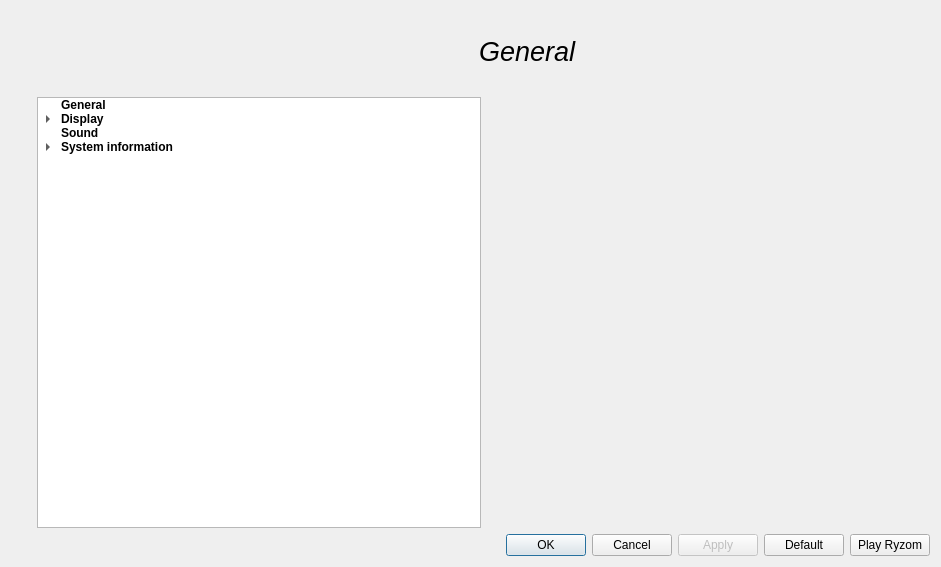
<?xml version="1.0" encoding="UTF-8"?>
<ui version="4.0">
 <class>client_config_dialog</class>
 <widget class="QDialog" name="client_config_dialog">
  <property name="geometry">
   <rect>
    <x>0</x>
    <y>0</y>
    <width>941</width>
    <height>567</height>
   </rect>
  </property>
  <property name="sizePolicy">
   <sizepolicy hsizetype="Preferred" vsizetype="Preferred">
    <horstretch>0</horstretch>
    <verstretch>0</verstretch>
   </sizepolicy>
  </property>
  <property name="windowTitle">
   <string>Ryzom Configuration</string>
  </property>
  <layout class="QHBoxLayout" name="horizontalLayout_4">
   <item>
    <layout class="QVBoxLayout" name="verticalLayout">
     <item>
      <widget class="QLabel" name="leftBitmapLabel">
       <property name="enabled">
        <bool>true</bool>
       </property>
       <property name="text">
        <string/>
       </property>
       <property name="pixmap">
        <pixmap resource="resources.qrc">:/resources/left_bitmap_0.png</pixmap>
       </property>
      </widget>
     </item>
     <item>
      <spacer name="verticalSpacer">
       <property name="orientation">
        <enum>Qt::Vertical</enum>
       </property>
       <property name="sizeHint" stdset="0">
        <size>
         <width>20</width>
         <height>28</height>
        </size>
       </property>
      </spacer>
     </item>
    </layout>
   </item>
   <item>
    <layout class="QVBoxLayout" name="verticalLayout_3">
     <item>
      <layout class="QHBoxLayout" name="horizontalLayout_3">
       <item>
        <widget class="QLabel" name="topleftIcon">
         <property name="text">
          <string/>
         </property>
         <property name="pixmap">
          <pixmap resource="resources.qrc">:/resources/general_icon.png</pixmap>
         </property>
        </widget>
       </item>
       <item>
        <spacer name="horizontalSpacer">
         <property name="orientation">
          <enum>Qt::Horizontal</enum>
         </property>
         <property name="sizeHint" stdset="0">
          <size>
           <width>118</width>
           <height>20</height>
          </size>
         </property>
        </spacer>
       </item>
       <item>
        <widget class="QLabel" name="categoryLabel">
         <property name="sizePolicy">
          <sizepolicy hsizetype="MinimumExpanding" vsizetype="MinimumExpanding">
           <horstretch>0</horstretch>
           <verstretch>0</verstretch>
          </sizepolicy>
         </property>
         <property name="minimumSize">
          <size>
           <width>451</width>
           <height>61</height>
          </size>
         </property>
         <property name="font">
          <font>
           <pointsize>20</pointsize>
           <weight>50</weight>
           <italic>true</italic>
           <bold>false</bold>
           <stylestrategy>PreferAntialias</stylestrategy>
          </font>
         </property>
         <property name="styleSheet">
          <string notr="true">background-image: url(:/resources/top_right.png);</string>
         </property>
         <property name="text">
          <string>General</string>
         </property>
        </widget>
       </item>
      </layout>
     </item>
     <item>
      <layout class="QVBoxLayout" name="verticalLayout_2">
       <item>
        <layout class="QHBoxLayout" name="horizontalLayout">
         <item>
          <widget class="QTreeWidget" name="treeWidget">
           <property name="minimumSize">
            <size>
             <width>171</width>
             <height>431</height>
            </size>
           </property>
           <attribute name="headerVisible">
            <bool>false</bool>
           </attribute>
           <column>
            <property name="text">
             <string>Category</string>
            </property>
           </column>
           <item>
            <property name="text">
             <string>General</string>
            </property>
            <property name="font">
             <font>
              <weight>75</weight>
              <bold>true</bold>
             </font>
            </property>
           </item>
           <item>
            <property name="text">
             <string>Display</string>
            </property>
            <property name="font">
             <font>
              <weight>75</weight>
              <bold>true</bold>
             </font>
            </property>
            <item>
             <property name="text">
              <string>Display details</string>
             </property>
            </item>
            <item>
             <property name="text">
              <string>Display advanced</string>
             </property>
            </item>
           </item>
           <item>
            <property name="text">
             <string>Sound</string>
            </property>
            <property name="font">
             <font>
              <weight>75</weight>
              <bold>true</bold>
             </font>
            </property>
           </item>
           <item>
            <property name="text">
             <string>System information</string>
            </property>
            <property name="font">
             <font>
              <weight>75</weight>
              <bold>true</bold>
             </font>
            </property>
            <item>
             <property name="text">
              <string>OpenGL information</string>
             </property>
            </item>
            <item>
             <property name="text">
              <string>Direct3D information</string>
             </property>
            </item>
           </item>
          </widget>
         </item>
         <item>
          <widget class="QStackedWidget" name="CategoryStackedWidget">
           <property name="sizePolicy">
            <sizepolicy hsizetype="Minimum" vsizetype="Minimum">
             <horstretch>0</horstretch>
             <verstretch>0</verstretch>
            </sizepolicy>
           </property>
           <property name="minimumSize">
            <size>
             <width>391</width>
             <height>429</height>
            </size>
           </property>
          </widget>
         </item>
        </layout>
       </item>
       <item>
        <layout class="QHBoxLayout" name="horizontalLayout_2">
         <item>
          <spacer name="horizontalSpacer_2">
           <property name="orientation">
            <enum>Qt::Horizontal</enum>
           </property>
           <property name="sizeHint" stdset="0">
            <size>
             <width>148</width>
             <height>20</height>
            </size>
           </property>
          </spacer>
         </item>
         <item>
          <widget class="QDialogButtonBox" name="buttonBox">
           <property name="standardButtons">
            <set>QDialogButtonBox::Cancel|QDialogButtonBox::Ok</set>
           </property>
          </widget>
         </item>
         <item>
          <widget class="QPushButton" name="applyButton">
           <property name="enabled">
            <bool>false</bool>
           </property>
           <property name="text">
            <string>Apply</string>
           </property>
          </widget>
         </item>
         <item>
          <widget class="QPushButton" name="defaultButton">
           <property name="text">
            <string>Default</string>
           </property>
          </widget>
         </item>
         <item>
          <widget class="QPushButton" name="playButton">
           <property name="text">
            <string>Play Ryzom</string>
           </property>
          </widget>
         </item>
        </layout>
       </item>
      </layout>
     </item>
    </layout>
   </item>
  </layout>
 </widget>
 <resources>
  <include location="resources.qrc"/>
 </resources>
 <connections/>
</ui>
